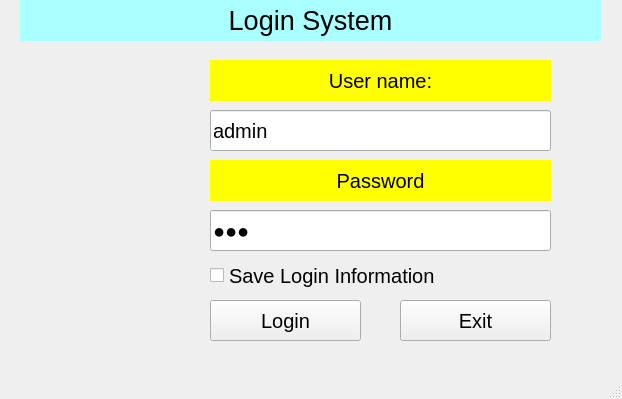
<?xml version="1.0" encoding="UTF-8"?>
<ui version="4.0">
 <class>MainWindow</class>
 <widget class="QMainWindow" name="MainWindow">
  <property name="geometry">
   <rect>
    <x>0</x>
    <y>0</y>
    <width>622</width>
    <height>399</height>
   </rect>
  </property>
  <property name="windowTitle">
   <string>MainWindow</string>
  </property>
  <widget class="QWidget" name="centralwidget">
   <widget class="QLabel" name="label">
    <property name="geometry">
     <rect>
      <x>20</x>
      <y>90</y>
      <width>181</width>
      <height>241</height>
     </rect>
    </property>
    <property name="text">
     <string/>
    </property>
    <property name="pixmap">
     <pixmap>../images/ic_login_avatar.png</pixmap>
    </property>
    <property name="scaledContents">
     <bool>true</bool>
    </property>
   </widget>
   <widget class="QLabel" name="label_2">
    <property name="geometry">
     <rect>
      <x>20</x>
      <y>0</y>
      <width>581</width>
      <height>41</height>
     </rect>
    </property>
    <property name="font">
     <font>
      <pointsize>20</pointsize>
     </font>
    </property>
    <property name="styleSheet">
     <string notr="true">background-color: rgb(170, 255, 255);</string>
    </property>
    <property name="text">
     <string>Login System</string>
    </property>
    <property name="alignment">
     <set>Qt::AlignCenter</set>
    </property>
   </widget>
   <widget class="QLabel" name="label_3">
    <property name="geometry">
     <rect>
      <x>210</x>
      <y>60</y>
      <width>341</width>
      <height>41</height>
     </rect>
    </property>
    <property name="font">
     <font>
      <pointsize>15</pointsize>
     </font>
    </property>
    <property name="styleSheet">
     <string notr="true">background-color: rgb(255, 255, 0);</string>
    </property>
    <property name="text">
     <string>User name:</string>
    </property>
    <property name="alignment">
     <set>Qt::AlignCenter</set>
    </property>
   </widget>
   <widget class="QLineEdit" name="lineEditUserName">
    <property name="geometry">
     <rect>
      <x>210</x>
      <y>110</y>
      <width>341</width>
      <height>41</height>
     </rect>
    </property>
    <property name="font">
     <font>
      <pointsize>15</pointsize>
     </font>
    </property>
    <property name="text">
     <string>admin</string>
    </property>
   </widget>
   <widget class="QLineEdit" name="lineEditPassword">
    <property name="geometry">
     <rect>
      <x>210</x>
      <y>210</y>
      <width>341</width>
      <height>41</height>
     </rect>
    </property>
    <property name="font">
     <font>
      <pointsize>15</pointsize>
     </font>
    </property>
    <property name="text">
     <string>123</string>
    </property>
    <property name="echoMode">
     <enum>QLineEdit::Password</enum>
    </property>
   </widget>
   <widget class="QLabel" name="label_4">
    <property name="geometry">
     <rect>
      <x>210</x>
      <y>160</y>
      <width>341</width>
      <height>41</height>
     </rect>
    </property>
    <property name="font">
     <font>
      <pointsize>15</pointsize>
     </font>
    </property>
    <property name="styleSheet">
     <string notr="true">background-color: rgb(255, 255, 0);</string>
    </property>
    <property name="text">
     <string>Password</string>
    </property>
    <property name="alignment">
     <set>Qt::AlignCenter</set>
    </property>
   </widget>
   <widget class="QCheckBox" name="checkBoxSave">
    <property name="geometry">
     <rect>
      <x>210</x>
      <y>260</y>
      <width>261</width>
      <height>31</height>
     </rect>
    </property>
    <property name="font">
     <font>
      <pointsize>15</pointsize>
     </font>
    </property>
    <property name="text">
     <string>Save Login Information</string>
    </property>
   </widget>
   <widget class="QPushButton" name="pushButtonLogin">
    <property name="geometry">
     <rect>
      <x>210</x>
      <y>300</y>
      <width>151</width>
      <height>41</height>
     </rect>
    </property>
    <property name="font">
     <font>
      <pointsize>15</pointsize>
     </font>
    </property>
    <property name="text">
     <string>Login</string>
    </property>
    <property name="icon">
     <iconset>
      <normaloff>../images/ic_login.png</normaloff>../images/ic_login.png</iconset>
    </property>
    <property name="iconSize">
     <size>
      <width>24</width>
      <height>24</height>
     </size>
    </property>
   </widget>
   <widget class="QPushButton" name="pushButtonExit">
    <property name="geometry">
     <rect>
      <x>400</x>
      <y>300</y>
      <width>151</width>
      <height>41</height>
     </rect>
    </property>
    <property name="font">
     <font>
      <pointsize>15</pointsize>
     </font>
    </property>
    <property name="text">
     <string>Exit</string>
    </property>
    <property name="icon">
     <iconset>
      <normaloff>../images/ic_close.png</normaloff>../images/ic_close.png</iconset>
    </property>
    <property name="iconSize">
     <size>
      <width>24</width>
      <height>24</height>
     </size>
    </property>
   </widget>
  </widget>
  <widget class="QMenuBar" name="menubar">
   <property name="geometry">
    <rect>
     <x>0</x>
     <y>0</y>
     <width>622</width>
     <height>22</height>
    </rect>
   </property>
  </widget>
  <widget class="QStatusBar" name="statusbar"/>
 </widget>
 <resources/>
 <connections/>
</ui>
